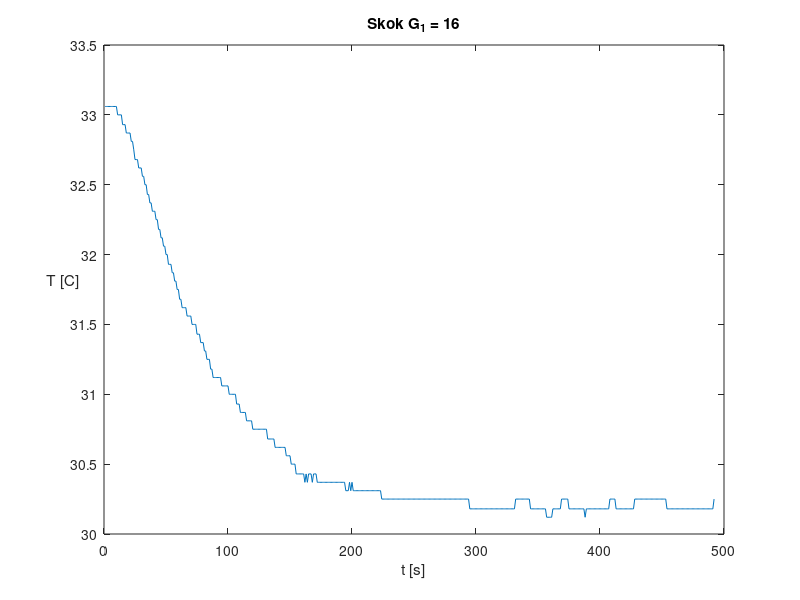

MATLAB code to generate this figure:
clear all

values = importdata("skok_16.txt");

plot(values)
title("Skok G_1 = 16")
ylabel("T [C]")
xlabel("t [s]")
set(get(gca,'ylabel'),'rotation',0)
exportgraphics(gca,'skok_16.pdf')